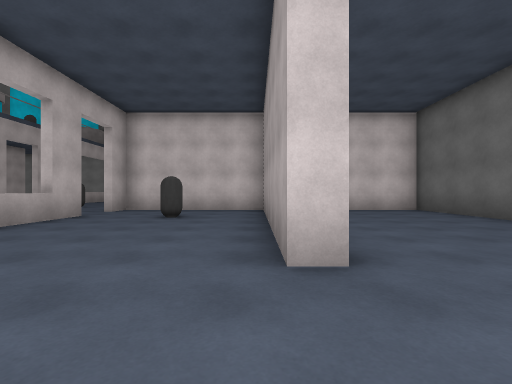
view 1 (above)

17 first-person views from a walk through a scene from a Unity 3-D project. The camera is 1.2 m above the floor, looks level and sees 85° across. The floor is counted in squares, 2 m on a side. Each view is taken from the middle of a square. On the plan, view 1 faces up. The plan holds only what a view shows up to about 9 squares ahead; the rest is blank. The place goes on beyond the plan. The player character is not drawn. Surface patterns are stand-ins for the level's own textures.

view 2
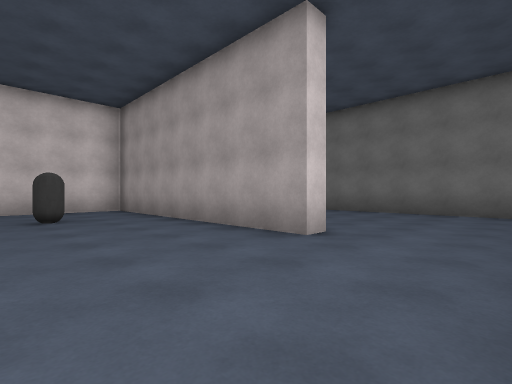

view 3
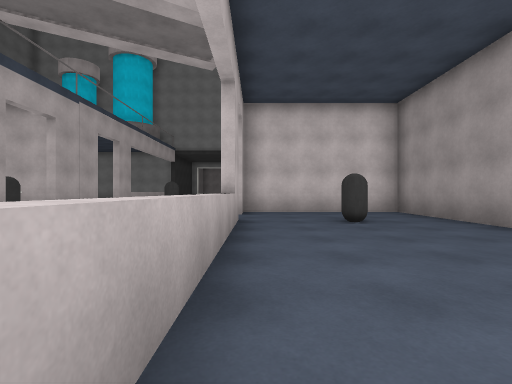

view 4
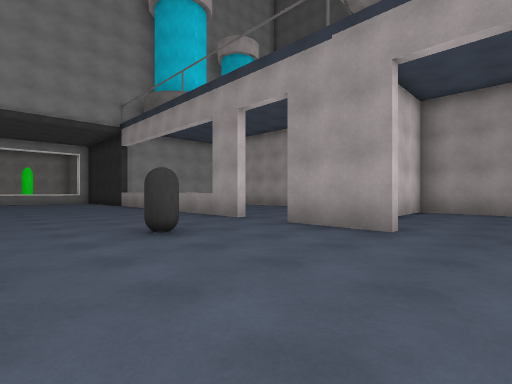

view 5
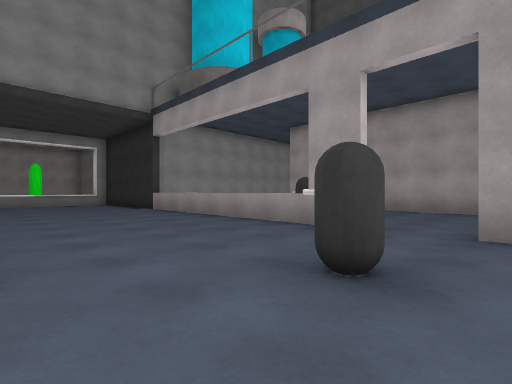

view 6
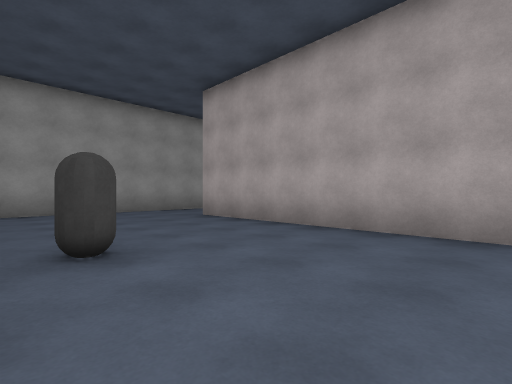

view 7
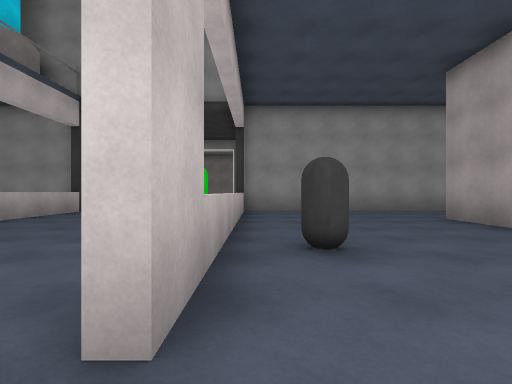

view 8
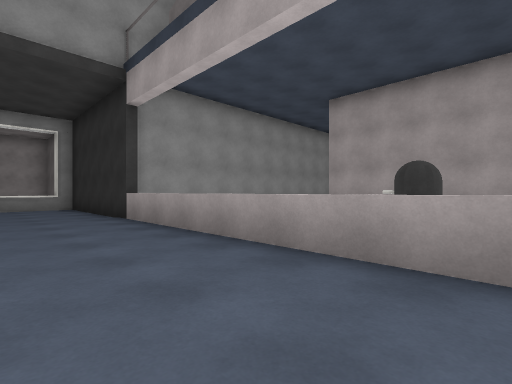

view 9
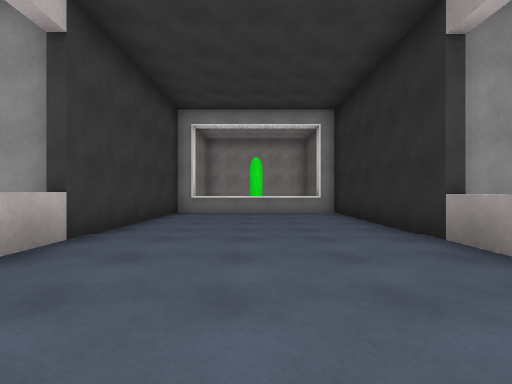

view 10
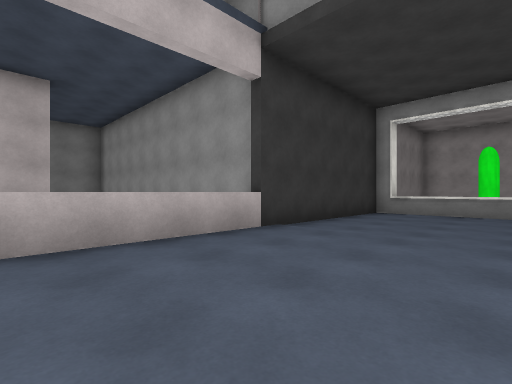

view 11
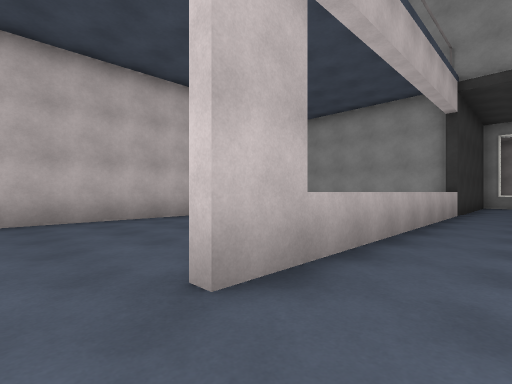

view 12
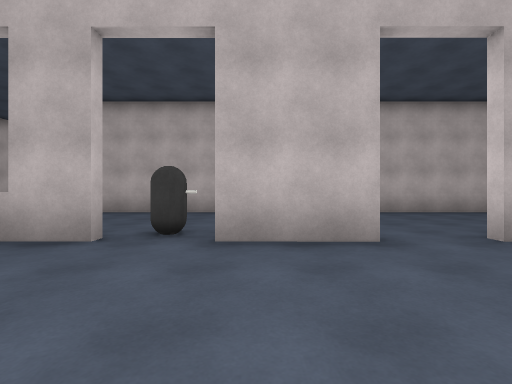

view 13
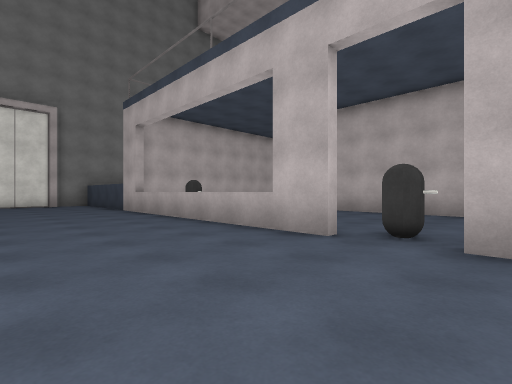

view 14
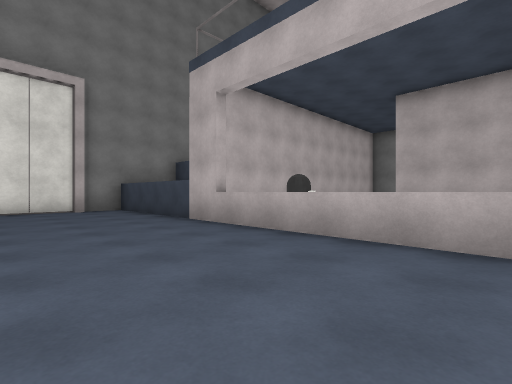

view 15
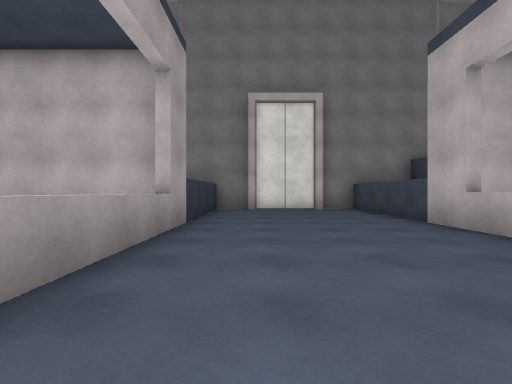

view 16
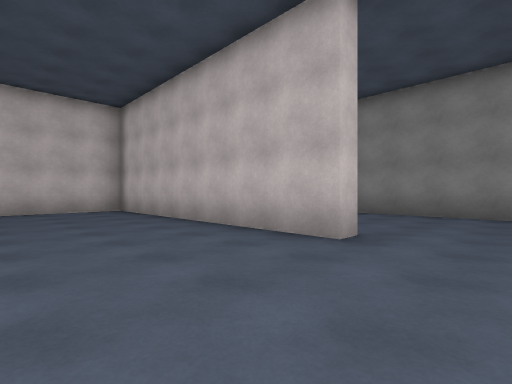

view 17
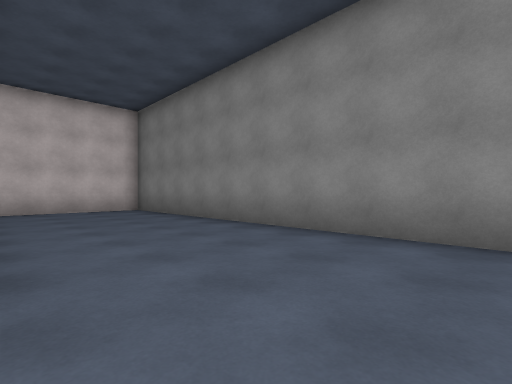

### Floor plan
Points are (right, up) in squares from view 1. A wall is a line through its corners. A room is listed if a view was taken in it or the views show most of it. See-through windows are left out.
Room 1 (views 1, 2, 3, 4, 5, 6, 7, 8, 9, 10, 11, 12, 13, 14, 15, 16)
walls: (-4.6, 8.5) (-4.6, 10.5); (-4.4, 7) (-4.4, 4.9); (-4.6, 12) (-4.6, 14); (-9.4, 10.5) (-9.4, 8.5); (-9.4, 7) (-9.4, 5); (-10.2, 9.4) (-11.1, 9.4); (-4.4, 13.9) (-4.4, 12); (-9.4, 14) (-9.4, 11.9); (0.3, 11) (0.3, 17.2); (-4.4, 2) (-4.4, 1.4); (-9.4, 2.1) (-9.4, -4.4); (-14.3, 7.9) (-14.3, 2.2); (-4.6, 17.9) (-4.6, 24.5) (-9.4, 24.5) (-9.4, 17.9); (-4.1, -0.2) (-1.1, -0.2); (0.8, 2.2) (0.3, 2.2) (0.3, 9.4) (-4.4, 9.4) (-4.4, 8.5); (-9.6, 19.7) (-15.1, 19.7); (-12.6, -0.2) (-10.1, -0.2); (5.4, 5.9) (5.4, 9); (-0.5, 19.7) (-4.4, 19.7); (-14.8, 17.3) (-14.3, 17.3) (-14.3, 9.7) (-11.4, 9.7); (-4.6, -4) (-4.6, 2.1); (-9, -4.6) (-6.4, -4.6); (5.4, 0.4) (5.4, 4.4)
ways out: opening at (-15, 18.5) to room 2; opening at (0, 18.5); gap at (-10, 7)
objects: other object (-11, 1) to (-11, 2); other object (-10, 8); other object (-7, 11); other object (-3, 14); other object (-2, 7)
Room 2 (view 17)
walls: (-18.8, 18.9) (-18.8, 10); (-18.4, 9.7) (-15.4, 9.7)
ways out: opening at (-15, 18.5) to room 1

Where each view was taken, in squares from view 1:
view 1: 0 up, 0 right, facing up
view 2: 0 up, 3 left, facing up-right
view 3: 1 up, 4 left, facing up
view 4: 7 up, 9 left, facing up-right
view 5: 10 up, 9 left, facing up-right
view 6: 11 up, 4 left, facing up-right
view 7: 11 up, 4 left, facing up
view 8: 13 up, 7 left, facing up-right
view 9: 16 up, 7 left, facing up
view 10: 16 up, 6 left, facing up-left
view 11: 11 up, 8 left, facing up-left
view 12: 9 up, 6 left, facing left
view 13: 9 up, 6 left, facing down-left
view 14: 5 up, 6 left, facing down-left
view 15: 5 up, 6 left, facing down
view 16: 19 up, 11 left, facing down-left
view 17: 19 up, 15 left, facing down-left
